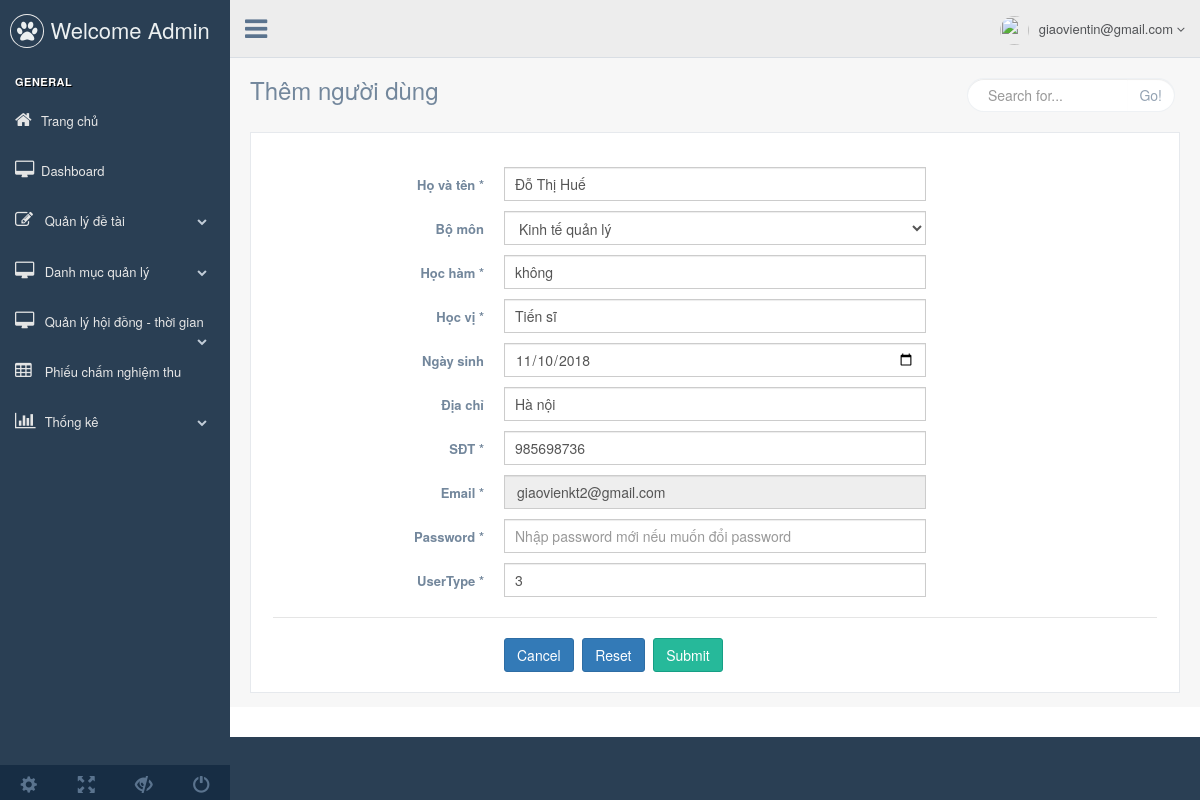
/admin.php?controller=add_edit_user&act=edit&id=85 (signed in), run on an earlier commit of the app's database.
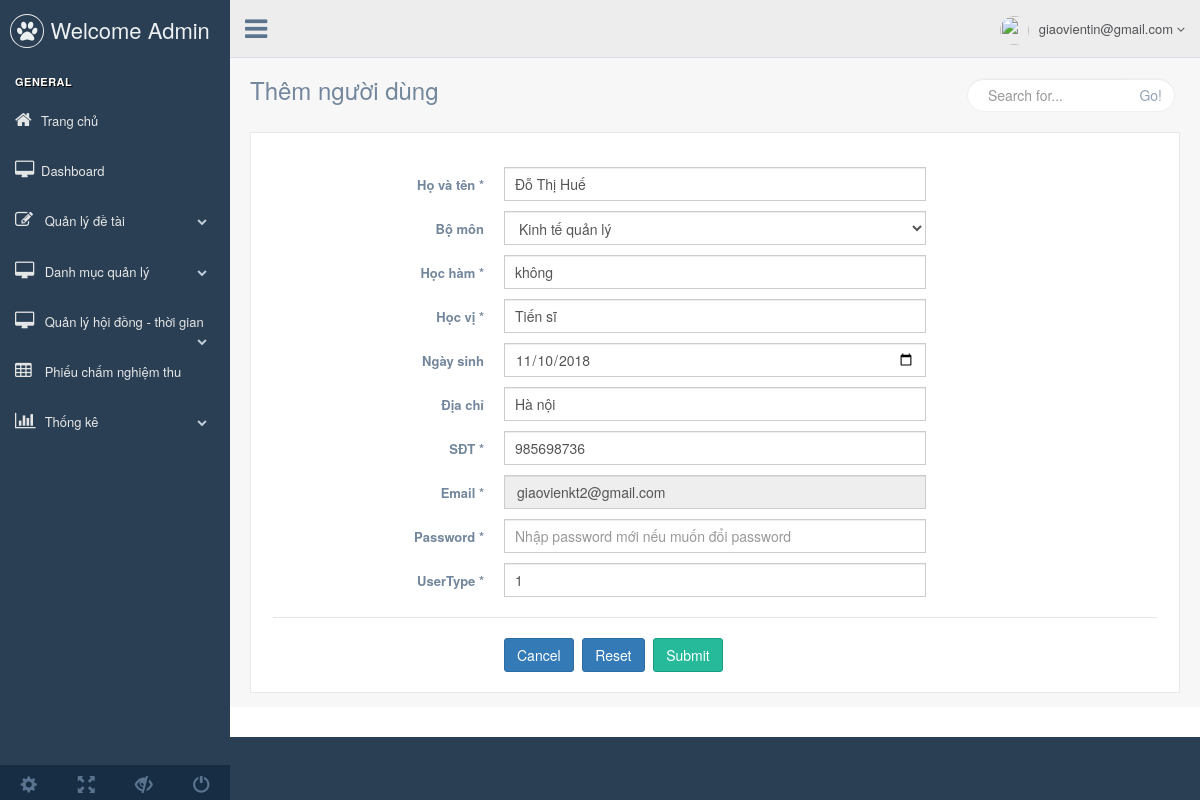
And on a later commit of the database.
### tables this page shows
CREATE TABLE `tbl_user` (
  `pk_user_id` int(11) NOT NULL,
  `c_fullname` varchar(500) NOT NULL,
  `fk_mabomon_id` int(11) NOT NULL,
  `c_hocham` varchar(500) NOT NULL,
  `c_hocvi` varchar(500) NOT NULL,
  `c_ngaysinh` date NOT NULL,
  `c_diachi` varchar(500) NOT NULL,
  `c_sdt` int(11) NOT NULL,
  `c_email` varchar(500) NOT NULL,
  `c_password` varchar(500) NOT NULL,
  `UserType` int(11) NOT NULL
);

CREATE TABLE `tbl_bomon` (
  `pk_mabomon_id` int(11) NOT NULL,
  `c_tenbomon` varchar(500) NOT NULL,
  `c_truongbomon` varchar(500) NOT NULL,
  `fk_user_id` int(11) NOT NULL
);

### admin.php (called while the page is built, shortened)
<?php
	include "config.php";
	include "model/model.php";
	if(isset($_SESSION["SS_USER"]) == false)
		include "controller/backend/controller_login.php";
	else{
		include "view/backend/master.php";
	}
 ?>

### model/model.php (called while the page is built, shortened)
<?php
	class model{
		public function get_all($sql){
			global $db;
			$result = mysqli_query($db,$sql);
			$arr = array();
			while($rows = mysqli_fetch_object($result))
				$arr[] = $rows;
			return $arr;
		}
		public function get_a_record($sql){
			global $db;
			$result = mysqli_query($db,$sql);
			$rows = mysqli_fetch_object($result);
			return $rows;
		}
	}
 ?>

### view/backend/view_add_edit_user.php (the view)
<div class="right_col" role="main">
  <div class="">
    <div class="page-title">
      <div class="title_left">
        <h3>Thêm người dùng</h3>
      </div>
      <div class="title_right">
        <div class="col-md-5 col-sm-5 col-xs-12 form-group pull-right top_search">
          <div class="input-group">
            <input type="text" class="form-control" placeholder="Search for...">
            <span class="input-group-btn">
              <button class="btn btn-default" type="button">Go!</button>
            </span>
          </div>
        </div>
      </div>
    </div>
    <div class="clearfix"></div>
    <div class="row">
      <div class="col-md-12 col-sm-12 col-xs-12">
        <div class="x_panel">
          <div class="x_content">
            <br />
            <form id="demo-form2" data-parsley-validate class="form-horizontal form-label-left" method="post" enctype="multipart/form-data" action="<?php echo $form_action; ?>">
              <div class="form-group">
                <label class="control-label col-md-3 col-sm-3 col-xs-12" >Họ và tên <span class="required">*</span>
                </label>
                <div class="col-md-6 col-sm-6 col-xs-12">
                	<input type="text" name="c_fullname" value="<?php echo isset($record->c_fullname)?$record->c_fullname:''; ?>" required class="form-control col-md-7 col-xs-12">
                </div>
              </div>
               <div class="form-group">
                <label class="control-label col-md-3 col-sm-3 col-xs-12">Bộ môn</label>
                <div class="col-md-6 col-sm-6 col-xs-12">
                  <select name="fk_mabomon_id" class="form-control col-md-7 col-xs-12">
                    <?php
                      $bomon = $this->model->get_all("select * from tbl_bomon order by pk_mabomon_id desc");
                      foreach($bomon as $rows):
                     ?>
                    <option <?php if(isset($record->fk_mabomon_id)&&$record->fk_mabomon_id==$rows->pk_mabomon_id): ?> selected <?php endif; ?> value="<?php echo $rows->pk_mabomon_id; ?>"><?php echo $rows->c_tenbomon; ?></option>
                    <?php endforeach; ?>
                  </select>
                </div>
              </div>
              <div class="form-group">
                <label class="control-label col-md-3 col-sm-3 col-xs-12" >Học hàm <span class="required">*</span>
                </label>
                <div class="col-md-6 col-sm-6 col-xs-12">
                  <input type="text" name="c_hocham" value="<?php echo isset($record->c_hocham)?$record->c_hocham:""; ?>" required class="form-control col-md-7 col-xs-12">
                </div>
              </div>
              <div class="form-group">
                <label class="control-label col-md-3 col-sm-3 col-xs-12">Học vị <span class="required">*</span>
                </label>
                <div class="col-md-6 col-sm-6 col-xs-12">
                  <input type="text" name="c_hocvi" value="<?php echo isset($record->c_hocvi)?$record->c_hocvi:""; ?>" required class="form-control col-md-7 col-xs-12">
                </div>
              </div>
               <div class="form-group">
                <label class="control-label col-md-3 col-sm-3 col-xs-12" >Ngày sinh
                </label>
                <div class="col-md-6 col-sm-6 col-xs-12">
                  <input type="date" name="c_ngaysinh" value="<?php echo isset($record->c_ngaysinh)?$record->c_ngaysinh:""; ?>" required class="date-picker form-control col-md-7 col-xs-12">
                </div>
              </div>
               <div class="form-group">
                <label class="control-label col-md-3 col-sm-3 col-xs-12" >Địa chỉ
                </label>
                <div class="col-md-6 col-sm-6 col-xs-12">
                  <input type="text" name="c_diachi" value="<?php echo isset($record->c_diachi)?$record->c_diachi:""; ?>" required class="form-control col-md-7 col-xs-12">
                </div>
              </div>
               <div class="form-group">
                <label class="control-label col-md-3 col-sm-3 col-xs-12" >SĐT <span class="required">*</span>
                </label>
                <div class="col-md-6 col-sm-6 col-xs-12">
                  <input type="text" name="c_sdt" value="<?php echo isset($record->c_sdt)?$record->c_sdt:""; ?>" required class="form-control col-md-7 col-xs-12">
                </div>
              </div>
              <div class="form-group">
                <label class="control-label col-md-3 col-sm-3 col-xs-12">Email <span class="required">*</span>
                </label>
                <div class="col-md-6 col-sm-6 col-xs-12">
                	<input <?php if(isset($record->c_email)) { ?> disabled <?php } ?> required type="email" name="c_email" value="<?php echo isset($record->c_email)?$record->c_email:""; ?>" class="form-control">
                </div>
              </div>
              <div class="form-group">
                <label class="control-label col-md-3 col-sm-3 col-xs-12">Password <span class="required">*</span>
                </label>
                <div class="col-md-6 col-sm-6 col-xs-12">
                	<input type="password" name="c_password" <?php if(isset($record->c_email)): ?> placeholder="Nhập password mới nếu muốn đổi password" <?php else: ?> required <?php endif; ?> class="form-control col-md-7 col-xs-12">
                </div>
              </div>
              <div class="form-group">
                <label class="control-label col-md-3 col-sm-3 col-xs-12" >UserType <span class="required">*</span>
                </label>
                <div class="col-md-6 col-sm-6 col-xs-12">
                  <input type="number" name="UserType" value="<?php echo isset($record->UserType)?$record->UserType:''; ?>" required class="form-control col-md-7 col-xs-12">
                </div>
              </div>
              <div class="ln_solid"></div>
              <div class="form-group">
                <div class="col-md-6 col-sm-6 col-xs-12 col-md-offset-3">
                  <button class="btn btn-primary" type="button"><a href="admin.php?controller=user" style="color: white;">Cancel</a></button>
            <button class="btn btn-primary" type="reset" value="Reset">Reset</button>
                  <button type="submit" value="Process" class="btn btn-success">Submit</button>
                </div>
              </div>
            </form>
          </div>
        </div>
      </div>
    </div>
    </div>
    </div>
  </div>
</div>

What changed in the data, as far as the page shows it:
changed tbl_user "Đỗ Thị Huế": UserType "3" → "1"
